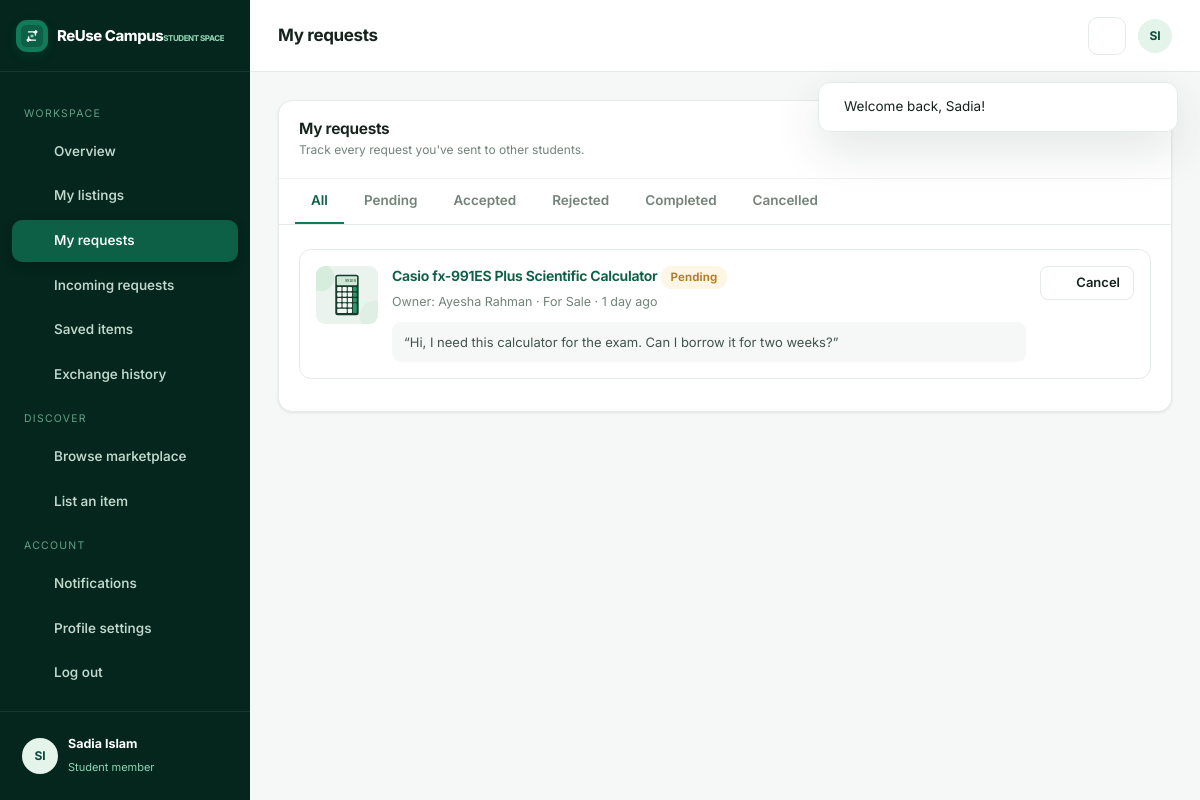
/dashboard/requests.php (signed in), run on the app's committed database.
### tables this page shows
CREATE TABLE `users` (
  `id` INT UNSIGNED AUTO_INCREMENT PRIMARY KEY,
  `full_name` VARCHAR(120) NOT NULL,
  `student_id` VARCHAR(50) NOT NULL,
  `email` VARCHAR(190) NOT NULL,
  `password` VARCHAR(255) NOT NULL,
  `college` VARCHAR(190) DEFAULT NULL,
  `department` VARCHAR(190) DEFAULT NULL,
  `semester` VARCHAR(30) DEFAULT NULL,
  `phone` VARCHAR(30) DEFAULT NULL,
  `profile_picture` VARCHAR(255) DEFAULT NULL,
  `contact_preferences` VARCHAR(255) DEFAULT 'email',
  `bio` TEXT DEFAULT NULL,
  `email_verified` TINYINT(1) NOT NULL DEFAULT 0,
  `verification_token` VARCHAR(100) DEFAULT NULL,
  `status` ENUM('active','suspended') NOT NULL DEFAULT 'active',
  `created_at` TIMESTAMP NOT NULL DEFAULT CURRENT_TIMESTAMP,
  `updated_at` TIMESTAMP NOT NULL DEFAULT CURRENT_TIMESTAMP ON UPDATE CURRENT_TIMESTAMP,
  UNIQUE KEY `uq_users_email` (`email`),
  UNIQUE KEY `uq_users_student_id` (`student_id`),
  KEY `idx_users_status` (`status`)
);

CREATE TABLE `item_requests` (
  `id` INT UNSIGNED AUTO_INCREMENT PRIMARY KEY,
  `listing_id` INT UNSIGNED NOT NULL,
  `requester_id` INT UNSIGNED NOT NULL,
  `owner_id` INT UNSIGNED NOT NULL,
  `message` TEXT DEFAULT NULL,
  `expected_return_date` DATE DEFAULT NULL,
  `status` ENUM('pending','accepted','rejected','completed','cancelled') NOT NULL DEFAULT 'pending',
  `return_confirmed` TINYINT(1) NOT NULL DEFAULT 0,
  `created_at` TIMESTAMP NOT NULL DEFAULT CURRENT_TIMESTAMP,
  `updated_at` TIMESTAMP NOT NULL DEFAULT CURRENT_TIMESTAMP ON UPDATE CURRENT_TIMESTAMP,
  KEY `idx_req_listing` (`listing_id`),
  KEY `idx_req_requester` (`requester_id`),
  KEY `idx_req_owner` (`owner_id`),
  KEY `idx_req_status` (`status`),
  CONSTRAINT `fk_req_listing` FOREIGN KEY (`listing_id`) REFERENCES `listings`(`id`) ON DELETE CASCADE,
  CONSTRAINT `fk_req_requester` FOREIGN KEY (`requester_id`) REFERENCES `users`(`id`) ON DELETE CASCADE,
  CONSTRAINT `fk_req_owner` FOREIGN KEY (`owner_id`) REFERENCES `users`(`id`) ON DELETE CASCADE
);

CREATE TABLE `listings` (
  `id` INT UNSIGNED AUTO_INCREMENT PRIMARY KEY,
  `user_id` INT UNSIGNED NOT NULL,
  `category_id` INT UNSIGNED NOT NULL,
  `title` VARCHAR(180) NOT NULL,
  `description` TEXT NOT NULL,
  `item_condition` ENUM('new','like_new','good','fair') NOT NULL DEFAULT 'good',
  `exchange_type` ENUM('donation','borrow','exchange','sale') NOT NULL,
  `price` DECIMAL(10,2) DEFAULT 0.00,
  `availability` ENUM('available','reserved','completed') NOT NULL DEFAULT 'available',
  `pickup_location` VARCHAR(190) DEFAULT NULL,
  `views` INT UNSIGNED NOT NULL DEFAULT 0,
  `status` ENUM('active','pending','removed','sold') NOT NULL DEFAULT 'active',
  `created_at` TIMESTAMP NOT NULL DEFAULT CURRENT_TIMESTAMP,
  `updated_at` TIMESTAMP NOT NULL DEFAULT CURRENT_TIMESTAMP ON UPDATE CURRENT_TIMESTAMP,
  KEY `idx_listings_user` (`user_id`),
  KEY `idx_listings_category` (`category_id`),
  KEY `idx_listings_status` (`status`),
  KEY `idx_listings_type` (`exchange_type`),
  KEY `idx_listings_created` (`created_at`),
  FULLTEXT KEY `ft_listings_search` (`title`,`description`),
  CONSTRAINT `fk_listings_user` FOREIGN KEY (`user_id`) REFERENCES `users`(`id`) ON DELETE CASCADE,
  CONSTRAINT `fk_listings_category` FOREIGN KEY (`category_id`) REFERENCES `categories`(`id`) ON DELETE RESTRICT
);

### dashboard/requests.php (the view, shortened to what the rows shown need)
<?php
require_once __DIR__ . '/../includes/auth.php';
requireLogin();
$user = authUser();
$uid = (int)$user['id'];
$where = 'r.requester_id = ?'; $params = [$uid];
$rows = dbAll("SELECT r.*, l.title AS listing_title, l.exchange_type,
                      (SELECT filename FROM listing_images li WHERE li.listing_id=l.id ORDER BY li.is_primary DESC,li.id ASC LIMIT 1) AS image,
                      own.full_name AS owner_name
               FROM item_requests r JOIN listings l ON l.id=r.listing_id JOIN users own ON own.id=r.owner_id
               WHERE $where ORDER BY r.updated_at DESC", $params);
require_once __DIR__ . '/../includes/app_header.php';
?>
<div class="panel">
  <div class="panel-head"><div><h2>My requests</h2><div class="sub">Track every request you've sent to other students.</div></div></div>
  <div class="panel-body flush">
    <div style="padding:4px 20px 20px">
      <?php if ($rows): foreach ($rows as $r): ?>
        <div class="req-card">
          <img src="<?= e(imageUrl($r['image'])) ?>" alt="" style="width:62px;height:58px;object-fit:cover;border-radius:9px;flex:none">
          <div class="req-main">
            <h4><a href="<?= url('listing.php?id='.$r['listing_id']) ?>"><?= e($r['listing_title']) ?></a> <?= statusBadge($r['status']) ?></h4>
            <p>Owner: <?= e($r['owner_name']) ?> · <?= e(exchangeLabel($r['exchange_type'])) ?> · <?= e(timeAgo($r['created_at'])) ?></p>
            <?php if ($r['message']): ?><div class="req-msg">“<?= e($r['message']) ?>”</div><?php endif; ?>
          </div>
          <div class="req-actions">
            <?php if ($r['status']==='pending'): ?>
              <form method="post" action="<?= url('api/request_action.php') ?>" onsubmit="return confirm('Cancel this request?')">
                <button class="btn btn-outline btn-sm" type="submit"><?= icon('x',14) ?> Cancel</button>
              </form>
            <?php elseif ($r['status']==='completed'): ?>
              <span class="badge badge-completed">✓ Completed</span>
              <a href="<?= url('dashboard/history.php') ?>" class="btn btn-ghost btn-sm">View history</a>
            <?php endif; ?>
          </div>
        </div>
      <?php endforeach; else: ?>
        <?= emptyState('No requests found', 'Send a request from any listing to start an exchange.', 'Explore marketplace', url('explore.php')) ?>
      <?php endif; ?>
    </div>
  </div>
</div>
<?php require_once __DIR__ . '/../includes/app_footer.php'; ?>

### includes/app_header.php (shortened to what the rows shown need)
<?php
require_once __DIR__ . '/functions.php';
require_once __DIR__ . '/auth.php';
require_once __DIR__ . '/icons.php';
$isAdminLayout = !empty($isAdminLayout);
$student  = $isAdminLayout ? null : authUser();
$admin    = $isAdminLayout ? ($admin ?? null) : null;
$notifCount = (!$isAdminLayout && $student) ? notificationCount($student['id']) : 0;
?>
<!DOCTYPE html>
<html lang="en">
<head>
  <link rel="stylesheet" href="<?= asset('css/style.css') ?>">
</head>
<body>
<div class="app">
  <?php require_once __DIR__ . '/sidebar.php'; ?>
  <div class="app-main">
    <header class="app-topbar">
      <div style="margin-left:auto;display:flex;align-items:center;gap:12px">
        <?php if (!$isAdminLayout): ?>
          <a href="<?= url('dashboard/notifications.php') ?>" class="nav-icon-btn" title="Notifications"><?= icon('bell',18) ?><?php if ($notifCount): ?><span class="notif-dot"></span><?php endif; ?></a>
        <?php endif; ?>
        <a href="<?= $isAdminLayout ? url('admin/index.php') : url('profile/index.php') ?>" class="avatar" style="width:34px;height:34px;font-size:12px"><?= e(initials($isAdminLayout ? ($admin['full_name']??'A') : ($student['full_name']??'S'))) ?></a>
      </div>
    </header>
    <main class="app-content">

### includes/sidebar.php (shortened to what the rows shown need)
<aside class="app-sidebar" id="appSidebar">
    <?php if ($isAdminLayout): ?>
      <div class="side-label">Management</div>
      <div class="side-links">
        <a href="<?= url('admin/index.php') ?>" class="<?= $active==='overview'?'active':'' ?>"><?= icon('layout',17) ?> Overview</a>
        <a href="<?= url('admin/users.php') ?>" class="<?= $active==='users'?'active':'' ?>"><?= icon('users',17) ?> Students</a>
        <a href="<?= url('admin/listings.php') ?>" class="<?= $active==='listings'?'active':'' ?>"><?= icon('package',17) ?> Listings</a>
        <a href="<?= url('admin/reports.php') ?>" class="<?= $active==='reports'?'active':'' ?>"><?= icon('flag',17) ?> Reports <?php if ($pendingReports): ?><span class="badge"><?= $pendingReports ?></span><?php endif; ?></a>
        <a href="<?= url('admin/categories.php') ?>" class="<?= $active==='categories'?'active':'' ?>"><?= icon('layers',17) ?> Categories</a>
        <a href="<?= url('admin/messages.php') ?>" class="<?= $active==='messages'?'active':'' ?>"><?= icon('mail',17) ?> Messages</a>
        <a href="<?= url('admin/analytics.php') ?>" class="<?= $active==='analytics'?'active':'' ?>"><?= icon('bar-chart',17) ?> Analytics</a>
      </div>
      <div class="side-label">Account</div>
      <div class="side-links">
        <a href="<?= url('index.php') ?>" target="_blank"><?= icon('external-link',17) ?> View website</a>
        <a href="<?= url('admin/logout.php') ?>"><?= icon('log-out',17) ?> Log out</a>
      </div>
    <?php else: ?>
        <a href="<?= url('dashboard/index.php') ?>" class="<?= $active==='overview'?'active':'' ?>"><?= icon('layout',17) ?> Overview</a>
    <?php endif; ?>
  <div class="sidebar-foot">
    <div class="sidebar-user">
      <span class="avatar"><?= $isAdminLayout ? e(initials($admin['full_name'] ?? 'A')) : e(initials($student['full_name'] ?? 'S')) ?></span>
      <div style="min-width:0"><b><?= e($isAdminLayout ? ($admin['full_name'] ?? 'Admin') : ($student['full_name'] ?? 'Student')) ?></b>
      <small><?= $isAdminLayout ? 'Administrator' : 'Student member' ?></small></div>
    </div>
  </div>
</aside>

### includes/icons.php (shortened to what the rows shown need)
<?php
function icon($name, $size = 20, $class = '')
{
    return '<svg class="icon ' . e($class) . '" width="' . (int)$size . '" height="' . (int)$size . '" aria-hidden="true"><use href="#i-' . e($name) . '"></use></svg>';
}

### includes/functions.php (shortened to what the rows shown need)
<?php
require_once __DIR__ . '/../config/config.php';
require_once __DIR__ . '/../config/database.php';
function e($value)
{
    return htmlspecialchars((string)$value, ENT_QUOTES, 'UTF-8');
}
function timeAgo($datetime)
{
    $ts = strtotime($datetime);
    $diff = time() - $ts;
    $units = [
        31536000 => 'year', 2592000 => 'month', 604800 => 'week',
        86400 => 'day', 3600 => 'hour', 60 => 'minute'
    ];
    foreach ($units as $sec => $label) {
        if ($diff >= $sec) {
            $n = floor($diff / $sec);
            return $n . ' ' . $label . ($n > 1 ? 's' : '') . ' ago';
        }
    }
    return 'just now';
}
function exchangeLabel($type)
{
    return [
        'donation' => 'Free Donation',
        'borrow'   => 'Borrow',
        'exchange' => 'Exchange',
        'sale'     => 'For Sale',
    ][$type] ?? ucfirst($type);
}
function statusBadge($status)
{
    $label = ucfirst($status);
    return '<span class="badge badge-' . e($status) . '">' . e($label) . '</span>';
}
function imageUrl($filename)
{
    return asset($filename);
}
function initials($name)
{
    $parts = preg_split('/\s+/', trim((string)$name));
    $out = '';
    foreach (array_slice($parts, 0, 2) as $p) {
        $out .= strtoupper(mb_substr($p, 0, 1));
    }
    return $out ?: '?';
}

### data on the page
users: full_name "SI", full_name "Sadia Islam"
item_requests: listing.title "Casio fx-991ES Plus Scientific Calculator", status "Pending", owner.full_name "Ayesha Rahman", listing.exchange_type "For Sale", created_at "1 day ago", message "Hi, I need this calculator for the exam. Can I borrow it for two weeks?"

### other printed values
$f['message'] "Welcome back, Sadia!"
$appTitle "My requests"
$s "Pending"
$s "Accepted"
$s "Rejected"
$s "Completed"
$s "Cancelled"
